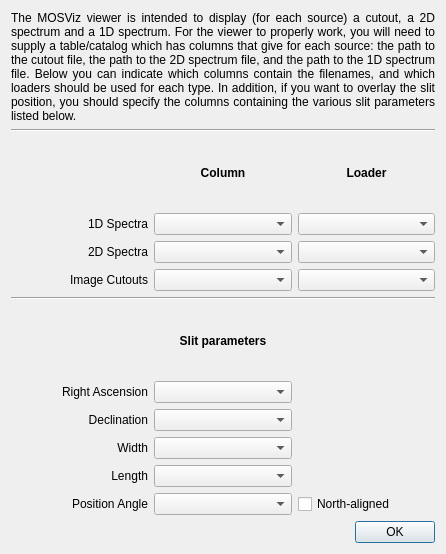
<?xml version="1.0" encoding="UTF-8"?>
<ui version="4.0">
 <class>Dialog</class>
 <widget class="QDialog" name="Dialog">
  <property name="geometry">
   <rect>
    <x>0</x>
    <y>0</y>
    <width>446</width>
    <height>554</height>
   </rect>
  </property>
  <property name="windowTitle">
   <string>Dialog</string>
  </property>
  <layout class="QVBoxLayout" name="verticalLayout">
   <item>
    <layout class="QGridLayout" name="gridLayout">
     <item row="2" column="1">
      <widget class="QLabel" name="label_5">
       <property name="font">
        <font>
         <weight>75</weight>
         <bold>true</bold>
        </font>
       </property>
       <property name="text">
        <string>Column</string>
       </property>
       <property name="alignment">
        <set>Qt::AlignCenter</set>
       </property>
      </widget>
     </item>
     <item row="0" column="0" colspan="3">
      <widget class="QLabel" name="label">
       <property name="sizePolicy">
        <sizepolicy hsizetype="Preferred" vsizetype="Minimum">
         <horstretch>0</horstretch>
         <verstretch>0</verstretch>
        </sizepolicy>
       </property>
       <property name="font">
        <font>
         <weight>50</weight>
         <bold>false</bold>
        </font>
       </property>
       <property name="text">
        <string>The MOSViz viewer is intended to display (for each source) a cutout, a 2D spectrum and a 1D spectrum. For the viewer to properly work, you will need to supply a table/catalog which has columns that give for each source: the path to the cutout file, the path to the 2D spectrum file, and the path to the 1D spectrum file. Below you can indicate which columns contain the filenames, and which loaders should be used for each type. In addition, if you want to overlay the slit position, you should specify the columns containing the various slit parameters listed below.</string>
       </property>
       <property name="alignment">
        <set>Qt::AlignJustify|Qt::AlignVCenter</set>
       </property>
       <property name="wordWrap">
        <bool>true</bool>
       </property>
      </widget>
     </item>
     <item row="11" column="1">
      <widget class="QComboBox" name="combotext_slit_width"/>
     </item>
     <item row="9" column="0">
      <widget class="QLabel" name="label_8">
       <property name="text">
        <string>Right Ascension</string>
       </property>
       <property name="alignment">
        <set>Qt::AlignRight|Qt::AlignTrailing|Qt::AlignVCenter</set>
       </property>
      </widget>
     </item>
     <item row="3" column="2">
      <widget class="QComboBox" name="combotext_loader_spectrum1d"/>
     </item>
     <item row="5" column="2">
      <widget class="QComboBox" name="combotext_loader_cutout"/>
     </item>
     <item row="5" column="0">
      <widget class="QLabel" name="label_4">
       <property name="text">
        <string>Image Cutouts</string>
       </property>
       <property name="alignment">
        <set>Qt::AlignRight|Qt::AlignTrailing|Qt::AlignVCenter</set>
       </property>
      </widget>
     </item>
     <item row="3" column="1">
      <widget class="QComboBox" name="combotext_spectrum1d"/>
     </item>
     <item row="13" column="1">
      <widget class="QComboBox" name="combotext_slit_angle"/>
     </item>
     <item row="1" column="0" colspan="3">
      <widget class="Line" name="line">
       <property name="orientation">
        <enum>Qt::Horizontal</enum>
       </property>
      </widget>
     </item>
     <item row="2" column="2">
      <widget class="QLabel" name="label_6">
       <property name="font">
        <font>
         <weight>75</weight>
         <bold>true</bold>
        </font>
       </property>
       <property name="text">
        <string>Loader</string>
       </property>
       <property name="alignment">
        <set>Qt::AlignCenter</set>
       </property>
      </widget>
     </item>
     <item row="12" column="1">
      <widget class="QComboBox" name="combotext_slit_length"/>
     </item>
     <item row="4" column="0">
      <widget class="QLabel" name="label_3">
       <property name="text">
        <string>2D Spectra</string>
       </property>
       <property name="alignment">
        <set>Qt::AlignRight|Qt::AlignTrailing|Qt::AlignVCenter</set>
       </property>
      </widget>
     </item>
     <item row="4" column="1">
      <widget class="QComboBox" name="combotext_spectrum2d"/>
     </item>
     <item row="7" column="0" colspan="3">
      <widget class="Line" name="line_3">
       <property name="orientation">
        <enum>Qt::Horizontal</enum>
       </property>
      </widget>
     </item>
     <item row="5" column="1">
      <widget class="QComboBox" name="combotext_cutout"/>
     </item>
     <item row="4" column="2">
      <widget class="QComboBox" name="combotext_loader_spectrum2d"/>
     </item>
     <item row="8" column="1">
      <widget class="QLabel" name="label_7">
       <property name="font">
        <font>
         <weight>75</weight>
         <bold>true</bold>
        </font>
       </property>
       <property name="text">
        <string>Slit parameters</string>
       </property>
       <property name="alignment">
        <set>Qt::AlignCenter</set>
       </property>
      </widget>
     </item>
     <item row="10" column="0">
      <widget class="QLabel" name="label_9">
       <property name="text">
        <string>Declination</string>
       </property>
       <property name="alignment">
        <set>Qt::AlignRight|Qt::AlignTrailing|Qt::AlignVCenter</set>
       </property>
      </widget>
     </item>
     <item row="3" column="0">
      <widget class="QLabel" name="label_2">
       <property name="text">
        <string>1D Spectra</string>
       </property>
       <property name="alignment">
        <set>Qt::AlignRight|Qt::AlignTrailing|Qt::AlignVCenter</set>
       </property>
      </widget>
     </item>
     <item row="10" column="1">
      <widget class="QComboBox" name="combotext_slit_dec"/>
     </item>
     <item row="11" column="0">
      <widget class="QLabel" name="label_10">
       <property name="text">
        <string>Width</string>
       </property>
       <property name="alignment">
        <set>Qt::AlignRight|Qt::AlignTrailing|Qt::AlignVCenter</set>
       </property>
      </widget>
     </item>
     <item row="13" column="0">
      <widget class="QLabel" name="label_12">
       <property name="text">
        <string>Position Angle</string>
       </property>
       <property name="alignment">
        <set>Qt::AlignRight|Qt::AlignTrailing|Qt::AlignVCenter</set>
       </property>
      </widget>
     </item>
     <item row="12" column="0">
      <widget class="QLabel" name="label_11">
       <property name="text">
        <string>Length</string>
       </property>
       <property name="alignment">
        <set>Qt::AlignRight|Qt::AlignTrailing|Qt::AlignVCenter</set>
       </property>
      </widget>
     </item>
     <item row="9" column="1">
      <widget class="QComboBox" name="combotext_slit_ra"/>
     </item>
     <item row="13" column="2">
      <widget class="QCheckBox" name="bool_slit_north_aligned">
       <property name="text">
        <string>North-aligned</string>
       </property>
      </widget>
     </item>
    </layout>
   </item>
   <item>
    <widget class="QDialogButtonBox" name="buttons">
     <property name="orientation">
      <enum>Qt::Horizontal</enum>
     </property>
     <property name="standardButtons">
      <set>QDialogButtonBox::Ok</set>
     </property>
    </widget>
   </item>
  </layout>
 </widget>
 <resources/>
 <connections>
  <connection>
   <sender>buttons</sender>
   <signal>accepted()</signal>
   <receiver>Dialog</receiver>
   <slot>accept()</slot>
   <hints>
    <hint type="sourcelabel">
     <x>248</x>
     <y>254</y>
    </hint>
    <hint type="destinationlabel">
     <x>157</x>
     <y>274</y>
    </hint>
   </hints>
  </connection>
  <connection>
   <sender>buttons</sender>
   <signal>rejected()</signal>
   <receiver>Dialog</receiver>
   <slot>reject()</slot>
   <hints>
    <hint type="sourcelabel">
     <x>316</x>
     <y>260</y>
    </hint>
    <hint type="destinationlabel">
     <x>286</x>
     <y>274</y>
    </hint>
   </hints>
  </connection>
 </connections>
</ui>
